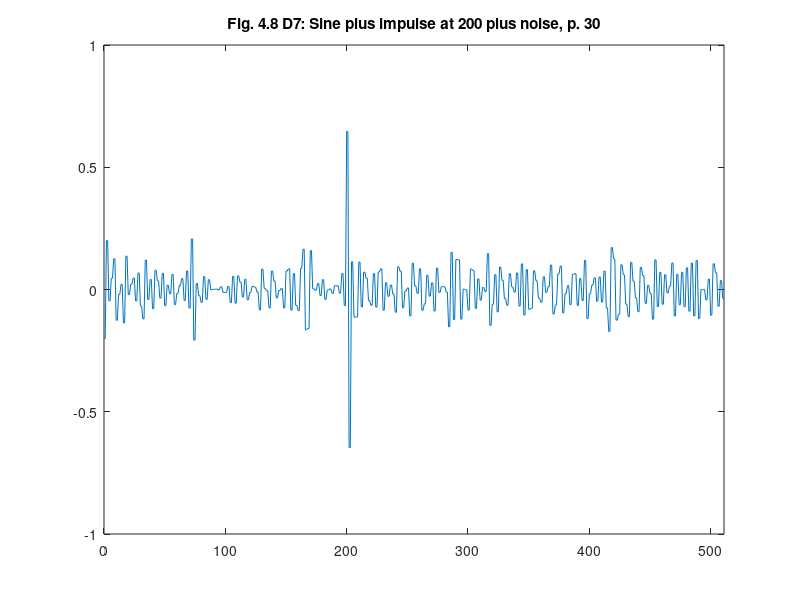

Recreate this plot in MATLAB.
%% ========================================================================
%% Programmatic octave notes on "Ripples in Mathematics" by A. Jensen
%% and A. la Cour-Harbo written with a deep gratitude to the authors for
%% this wonderful text. 
%% 
%% Reconstruction of Figure 4.8, d7, p. 30, Ch 04.
%%
%% Author: Vladimir Kulyukin
%% 
%% NB: I have tested this code in Octave, not Matlab.
%%
%% The numbers below were computed by my Java OneDHaar class methods
%% available at https://github.com/VKEDCO/java/blob/master/haar/org.vkedco.wavelets.haar/OneDHaar.java &
%% https://github.com/VKEDCO/java/blob/master/haar/org.vkedco.wavelets.tests/RipplesInMathCh04.java
%% =========================================================================
t = [0:511];

y_fig_4_8_s06_d06_d7_d08_p30_inverted = [
-0.20005498296172905
-0.20005498296172905
0.20005498296172905
0.20005498296172905
-0.0463278245095968
-0.0463278245095968
0.0463278245095968
0.0463278245095968
0.12573337674285068
0.12573337674285068
-0.12573337674285068
-0.12573337674285068
-0.020746901695134157
-0.020746901695134157
0.020746901695134157
0.020746901695134157
-0.1364154178760675
-0.1364154178760675
0.1364154178760675
0.1364154178760675
-0.020974393034209667
-0.020974393034209667
0.020974393034209667
0.020974393034209667
0.046596287687746825
0.046596287687746825
-0.046596287687746825
-0.046596287687746825
0.06771789907235082
0.06771789907235082
-0.06771789907235082
-0.06771789907235082
-0.1202746780717188
-0.1202746780717188
0.1202746780717188
0.1202746780717188
-0.040760577164032495
-0.040760577164032495
0.040760577164032495
0.040760577164032495
-0.07848040623690289
-0.07848040623690289
0.07848040623690289
0.07848040623690289
0.03501013256239981
0.03501013256239981
-0.03501013256239981
-0.03501013256239981
0.06638830424566279
0.06638830424566279
-0.06638830424566279
-0.06638830424566279
0.017515286475866094
0.017515286475866094
-0.017515286475866094
-0.017515286475866094
0.061785167918731954
0.061785167918731954
-0.061785167918731954
-0.061785167918731954
-0.016539166573336705
-0.016539166573336705
0.016539166573336705
0.016539166573336705
0.04467947379734608
0.04467947379734608
-0.04467947379734608
-0.04467947379734608
0.07590386617472442
0.07590386617472442
-0.07590386617472442
-0.07590386617472442
0.20668977671789843
0.20668977671789843
-0.20668977671789843
-0.20668977671789843
0.024733161710739214
0.024733161710739214
-0.024733161710739214
-0.024733161710739214
-0.052745103852738146
-0.052745103852738146
0.052745103852738146
0.052745103852738146
-0.04012564091211851
-0.04012564091211851
0.04012564091211851
0.04012564091211851
-7.830363130132571E-4
-7.830363130132571E-4
7.830363130132571E-4
7.830363130132571E-4
0.0015945640991316518
0.0015945640991316518
-0.0015945640991316518
-0.0015945640991316518
0.01119127737867675
0.01119127737867675
-0.01119127737867675
-0.01119127737867675
-0.012718867365469502
-0.012718867365469502
0.012718867365469502
0.012718867365469502
-0.053902326321664217
-0.053902326321664217
0.053902326321664217
0.053902326321664217
-0.05593067440500213
-0.05593067440500213
0.05593067440500213
0.05593067440500213
0.030228202409051372
0.030228202409051372
-0.030228202409051372
-0.030228202409051372
0.041693681848821454
0.041693681848821454
-0.041693681848821454
-0.041693681848821454
-0.01277411962466091
-0.01277411962466091
0.01277411962466091
0.01277411962466091
0.009937884998948364
0.009937884998948364
-0.009937884998948364
-0.009937884998948364
-0.08365062421261893
-0.08365062421261893
0.08365062421261893
0.08365062421261893
0.00505798702623289
0.00505798702623289
-0.00505798702623289
-0.00505798702623289
-0.07560149928080223
-0.07560149928080223
0.07560149928080223
0.07560149928080223
0.0345538608557308
0.0345538608557308
-0.0345538608557308
-0.0345538608557308
-0.00432458522277936
-0.00432458522277936
0.00432458522277936
0.00432458522277936
-0.07533604161697206
-0.07533604161697206
0.07533604161697206
0.07533604161697206
0.08435658354087244
0.08435658354087244
-0.08435658354087244
-0.08435658354087244
0.06495819658090148
0.06495819658090148
-0.06495819658090148
-0.06495819658090148
-0.08634955646536951
-0.08634955646536951
0.08634955646536951
0.08634955646536951
0.16440420310536674
0.16440420310536674
-0.16440420310536674
-0.16440420310536674
-0.1588840249963836
-0.1588840249963836
0.1588840249963836
0.1588840249963836
0.0032819333459739902
0.0032819333459739902
-0.0032819333459739902
-0.0032819333459739902
0.024517199593199385
0.024517199593199385
-0.024517199593199385
-0.024517199593199385
0.040321884743484596
0.040321884743484596
-0.040321884743484596
-0.040321884743484596
-0.0024111596395766026
-0.0024111596395766026
0.0024111596395766026
0.0024111596395766026
-0.015557935603884524
-0.015557935603884524
0.015557935603884524
0.015557935603884524
0.015088408657918473
0.015088408657918473
-0.015088408657918473
-0.015088408657918473
0.0654589151465807
0.0654589151465807
-0.0654589151465807
-0.0654589151465807
0.6467061909096541
0.6467061909096541
-0.6467061909096541
-0.6467061909096541
0.11314756292753929
0.11314756292753929
-0.11314756292753929
-0.11314756292753929
-0.11216579043736588
-0.11216579043736588
0.11216579043736588
0.11216579043736588
-0.0709734449700242
-0.0709734449700242
0.0709734449700242
0.0709734449700242
0.04569217588372888
0.04569217588372888
-0.04569217588372888
-0.04569217588372888
-0.06475760551123493
-0.06475760551123493
0.06475760551123493
0.06475760551123493
-0.07168557592716088
-0.07168557592716088
0.07168557592716088
0.07168557592716088
0.08492911828542361
0.08492911828542361
-0.08492911828542361
-0.08492911828542361
0.02764438407977505
0.02764438407977505
-0.02764438407977505
-0.02764438407977505
0.018418242789560658
0.018418242789560658
-0.018418242789560658
-0.018418242789560658
-0.09301098368499434
-0.09301098368499434
0.09301098368499434
0.09301098368499434
0.07467417174525617
0.07467417174525617
-0.07467417174525617
-0.07467417174525617
-0.006417260133840531
-0.006417260133840531
0.006417260133840531
0.006417260133840531
-0.10766961629915597
-0.10766961629915597
0.10766961629915597
0.10766961629915597
0.015439599549195143
0.015439599549195143
-0.015439599549195143
-0.015439599549195143
0.08470143663107252
0.08470143663107252
-0.08470143663107252
-0.08470143663107252
-0.058131077372945275
-0.058131077372945275
0.058131077372945275
0.058131077372945275
-0.026854043645539016
-0.026854043645539016
0.026854043645539016
0.026854043645539016
-0.08797061353497188
-0.08797061353497188
0.08797061353497188
0.08797061353497188
-0.011844417965403347
-0.011844417965403347
0.011844417965403347
0.011844417965403347
0.010896626321554885
0.010896626321554885
-0.010896626321554885
-0.010896626321554885
-0.15245501951313778
-0.15245501951313778
0.15245501951313778
0.15245501951313778
-0.12298069002259997
-0.12298069002259997
0.12298069002259997
0.12298069002259997
0.12111770299378653
0.12111770299378653
-0.12111770299378653
-0.12111770299378653
0.0014385612845207174
0.0014385612845207174
-0.0014385612845207174
-0.0014385612845207174
-0.08381711288032587
-0.08381711288032587
0.08381711288032587
0.08381711288032587
0.07714565546384138
0.07714565546384138
-0.07714565546384138
-0.07714565546384138
0.0432976387030016
0.0432976387030016
-0.0432976387030016
-0.0432976387030016
0.008452750121102843
0.008452750121102843
-0.008452750121102843
-0.008452750121102843
0.14660982764367325
0.14660982764367325
-0.14660982764367325
-0.14660982764367325
-0.06034855528353482
-0.06034855528353482
0.06034855528353482
0.06034855528353482
-0.09182388582101701
-0.09182388582101701
0.09182388582101701
0.09182388582101701
0.03733398157604393
0.03733398157604393
-0.03733398157604393
-0.03733398157604393
-0.06437005328685493
-0.06437005328685493
0.06437005328685493
0.06437005328685493
0.010751718973251884
0.010751718973251884
-0.010751718973251884
-0.010751718973251884
0.06757425862471678
0.06757425862471678
-0.06757425862471678
-0.06757425862471678
0.10458569760869403
0.10458569760869403
-0.10458569760869403
-0.10458569760869403
0.08107356584258588
0.08107356584258588
-0.08107356584258588
-0.08107356584258588
-0.07649599728462941
-0.07649599728462941
0.07649599728462941
0.07649599728462941
0.03562024868982867
0.03562024868982867
-0.03562024868982867
-0.03562024868982867
-0.05211938969476326
-0.05211938969476326
0.05211938969476326
0.05211938969476326
-0.012050294715874819
-0.012050294715874819
0.012050294715874819
0.012050294715874819
0.10005059413609972
0.10005059413609972
-0.10005059413609972
-0.10005059413609972
-0.06292075466740579
-0.06292075466740579
0.06292075466740579
0.06292075466740579
0.09547634428495333
0.09547634428495333
-0.09547634428495333
-0.09547634428495333
-0.016054574416641258
-0.016054574416641258
0.016054574416641258
0.016054574416641258
-0.06180020896299178
-0.06180020896299178
0.06180020896299178
0.06180020896299178
0.06501478499391755
0.06501478499391755
-0.06501478499391755
-0.06501478499391755
0.0449553436764008
0.0449553436764008
-0.0449553436764008
-0.0449553436764008
0.11924282744900053
0.11924282744900053
-0.11924282744900053
-0.11924282744900053
-0.017681342166052747
-0.017681342166052747
0.017681342166052747
0.017681342166052747
0.047756218668858964
0.047756218668858964
-0.047756218668858964
-0.047756218668858964
0.05126604584819644
0.05126604584819644
-0.05126604584819644
-0.05126604584819644
0.07563322854452172
0.07563322854452172
-0.07563322854452172
-0.07563322854452172
-0.17148033742416524
-0.17148033742416524
0.17148033742416524
0.17148033742416524
0.12515744356548206
0.12515744356548206
-0.12515744356548206
-0.12515744356548206
-0.10094641962083203
-0.10094641962083203
0.10094641962083203
0.10094641962083203
0.05991990284568659
0.05991990284568659
-0.05991990284568659
-0.05991990284568659
-0.11086424078470859
-0.11086424078470859
0.11086424078470859
0.11086424078470859
0.03414481465310384
0.03414481465310384
-0.03414481465310384
-0.03414481465310384
-0.09071875202504048
-0.09071875202504048
0.09071875202504048
0.09071875202504048
0.05661397407379652
0.05661397407379652
-0.05661397407379652
-0.05661397407379652
0.01649174191341819
0.01649174191341819
-0.01649174191341819
-0.01649174191341819
-0.1214347230074689
-0.1214347230074689
0.1214347230074689
0.1214347230074689
-0.06984323542424219
-0.06984323542424219
0.06984323542424219
0.06984323542424219
-0.060059602993045365
-0.060059602993045365
0.060059602993045365
0.060059602993045365
-0.014008279711332247
-0.014008279711332247
0.014008279711332247
0.014008279711332247
0.1083570501222548
0.1083570501222548
-0.1083570501222548
-0.1083570501222548
0.06238814443579274
0.06238814443579274
-0.06238814443579274
-0.06238814443579274
0.07018100527158364
0.07018100527158364
-0.07018100527158364
-0.07018100527158364
0.0885513482414432
0.0885513482414432
-0.0885513482414432
-0.0885513482414432
0.10807321874740734
0.10807321874740734
-0.10807321874740734
-0.10807321874740734
0.11880078770739473
0.11880078770739473
-0.11880078770739473
-0.11880078770739473
-6.127777497945016E-4
-6.127777497945016E-4
6.127777497945016E-4
6.127777497945016E-4
-0.04259169612747231
-0.04259169612747231
0.04259169612747231
0.04259169612747231
-0.10520794828680771
-0.10520794828680771
0.10520794828680771
0.10520794828680771
0.06834957373031471
0.06834957373031471
-0.06834957373031471
-0.06834957373031471
0.03649594253192552
0.03649594253192552
-0.03649594253192552
-0.03649594253192552
];

figure;
plot(t, y_fig_4_8_s06_d06_d7_d08_p30_inverted);
xlim([0 511]);
title('Fig. 4.8 D7: Sine plus impulse at 200 plus noise, p. 30');
